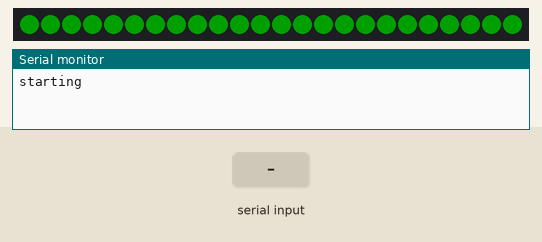
Recording of a sketch running on a simulated Arduino Uno, built with avr-gcc and run on an emulated ATmega328P. On the bench: 24 RGB LEDs in strip order, left to right, the last lines printed to the serial monitor. Inputs (shaded band) come from the test bench. Dim RGB values are drawn brighter than linear.

Above: at 0.21 s.
1.6 s: "30,150\n" received over Serial
At 1.65 s:
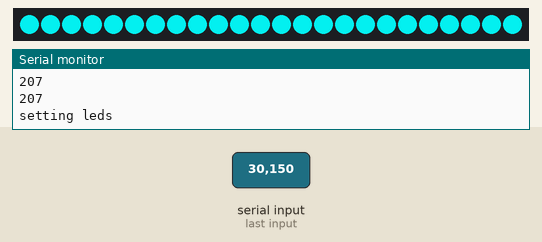
3.3 s: "5\n" received over Serial
At 4.1 s:
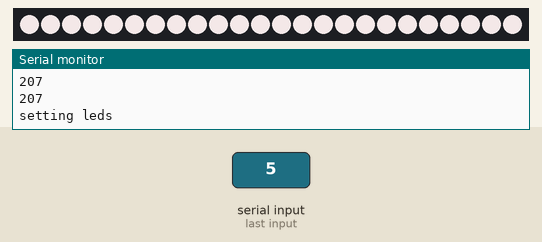
Timing chart, 0 to 6.3 s (numbered marks = the images above; inputs shaded):
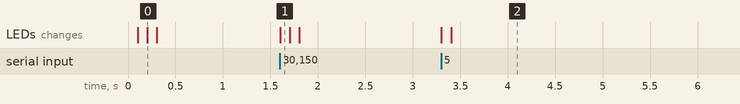

The sketch:

Looping_LEDS.ino
```cpp
#include <WS2812.h>

#define output_pin 3
#define num_leds 24

WS2812 LED(num_leds);
cRGB value;
byte intensity[4];
byte sign;
int offset = 0;

void setup() {

  Serial.begin(9600);
  LED.setOutput(output_pin);
  sign = 1;
  Serial.println("starting");
  set_all_LED(32, 0, 0);
  delay(100);
  set_all_LED(0, 32, 0);
  delay(100);
  set_all_LED(0, 0, 32);
  delay(100);
  set_all_LED(0, 0, 0);
  delay(10);

}

void loop() {

  while(!Serial.available());

  byte serialred = Serial.read() -48;
  byte serialgreen = Serial.read()-48;
  byte serialblue = Serial.read()-48;

  Serial.println(serialred);
  Serial.println(serialgreen);
  Serial.println(serialblue);


  Serial.println("setting leds");
  set_all_LED(serialred, serialgreen, serialblue);

  if (offset < num_leds) {
    offset++;
  } else {
    offset = 0;
  }
  delay(100);
}

void set_all_LED(byte r, byte b, byte g) {
  for (int i = 0; i < num_leds; i++) {
    value.r = r;
    value.g = g;
    value.b = b;
    LED.set_crgb_at(i, value);
  }
  LED.sync();
}
```

Measured:
- after the input at 1.6 s, the LEDs: change at once (image 1)
- after the input at 3.3 s, the LEDs: first change at once (image 2 shows a later state)
